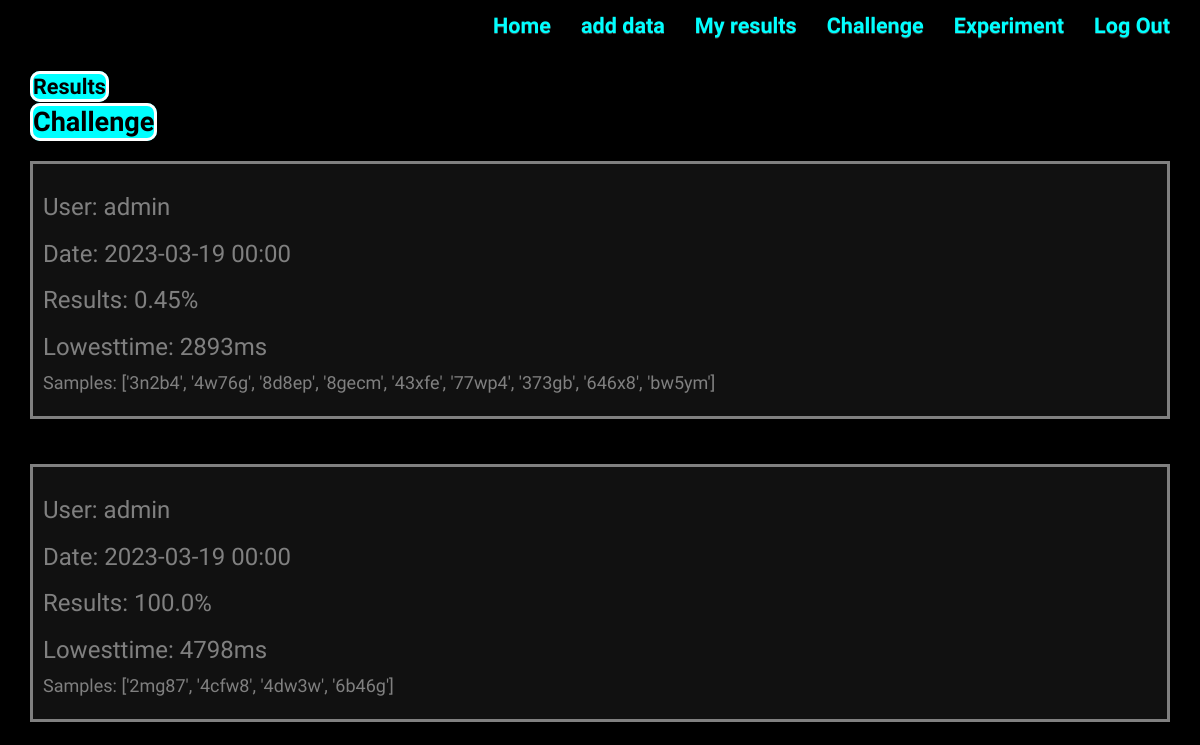
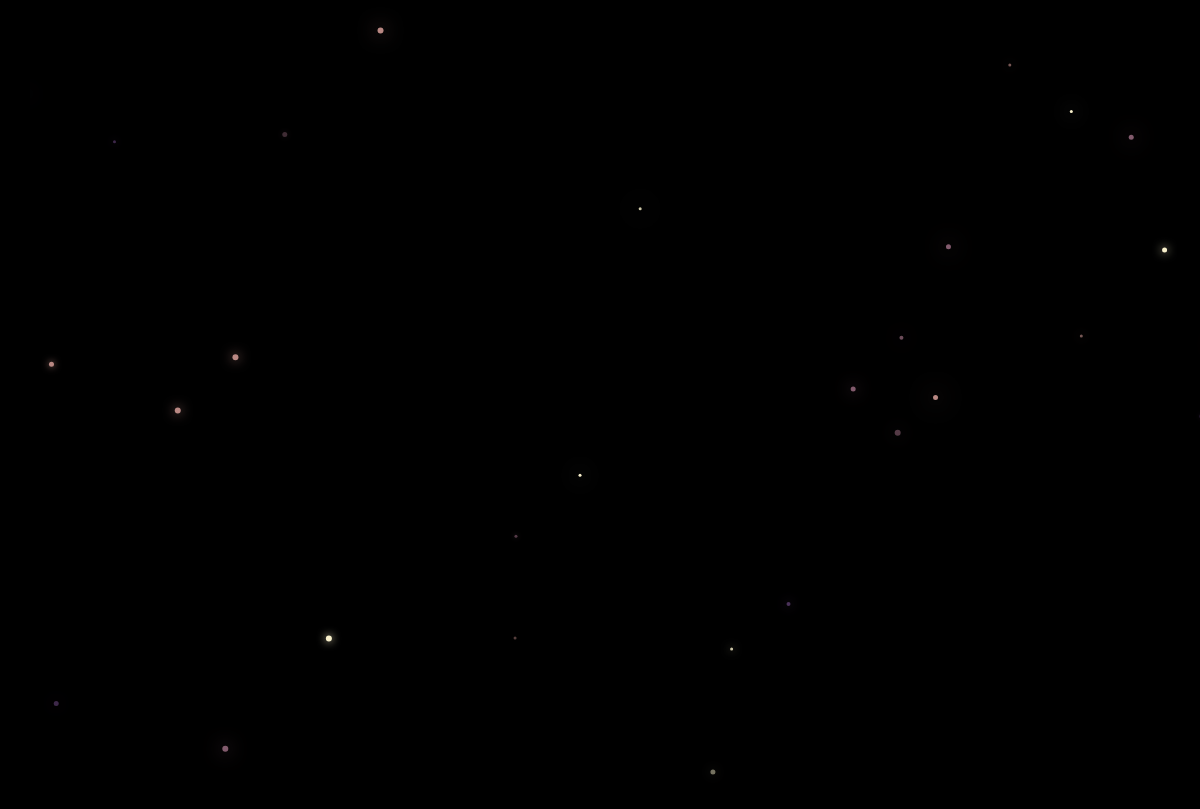
The page /image/chall_list/ (signed in) on the database as committed earlier (2 pictures, top to bottom).
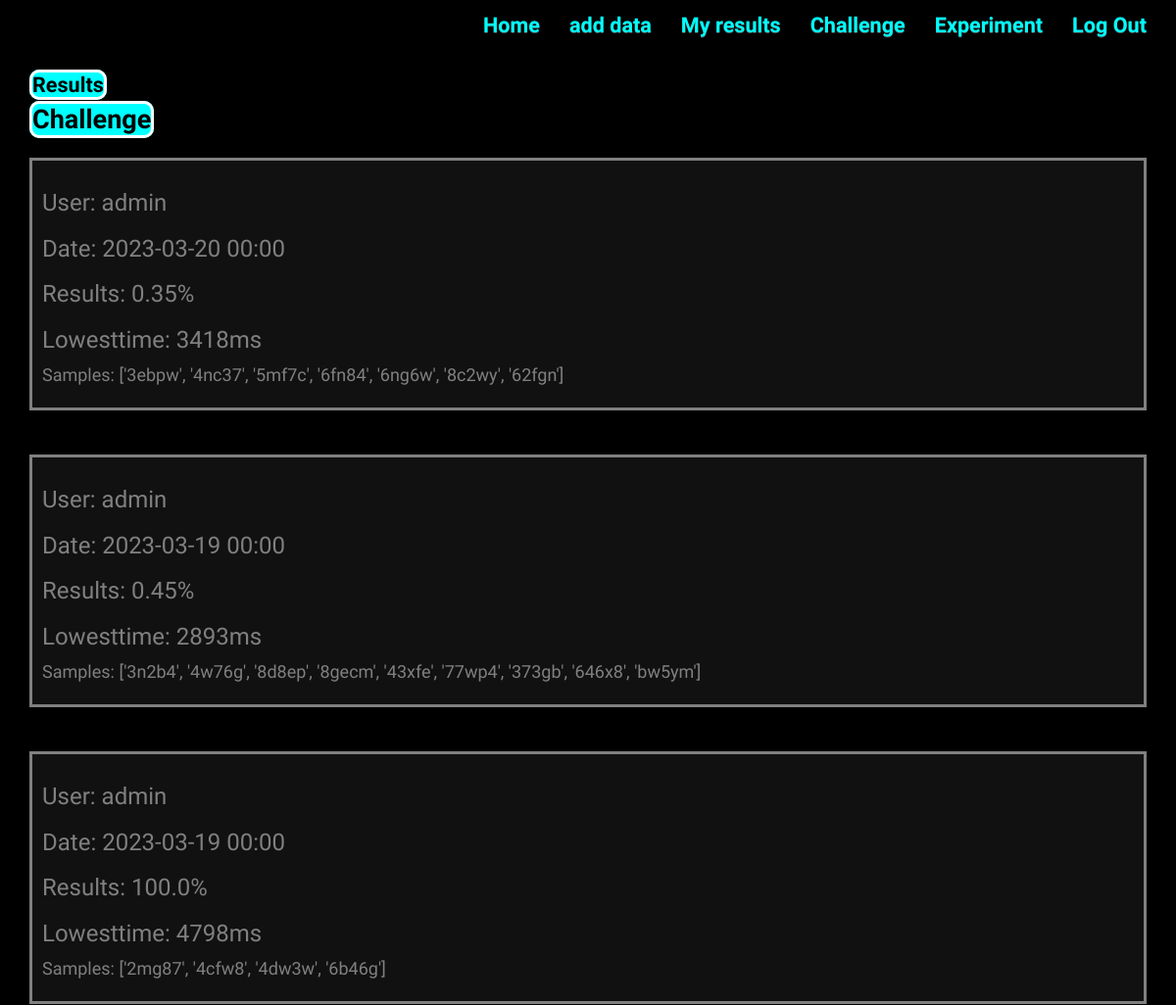
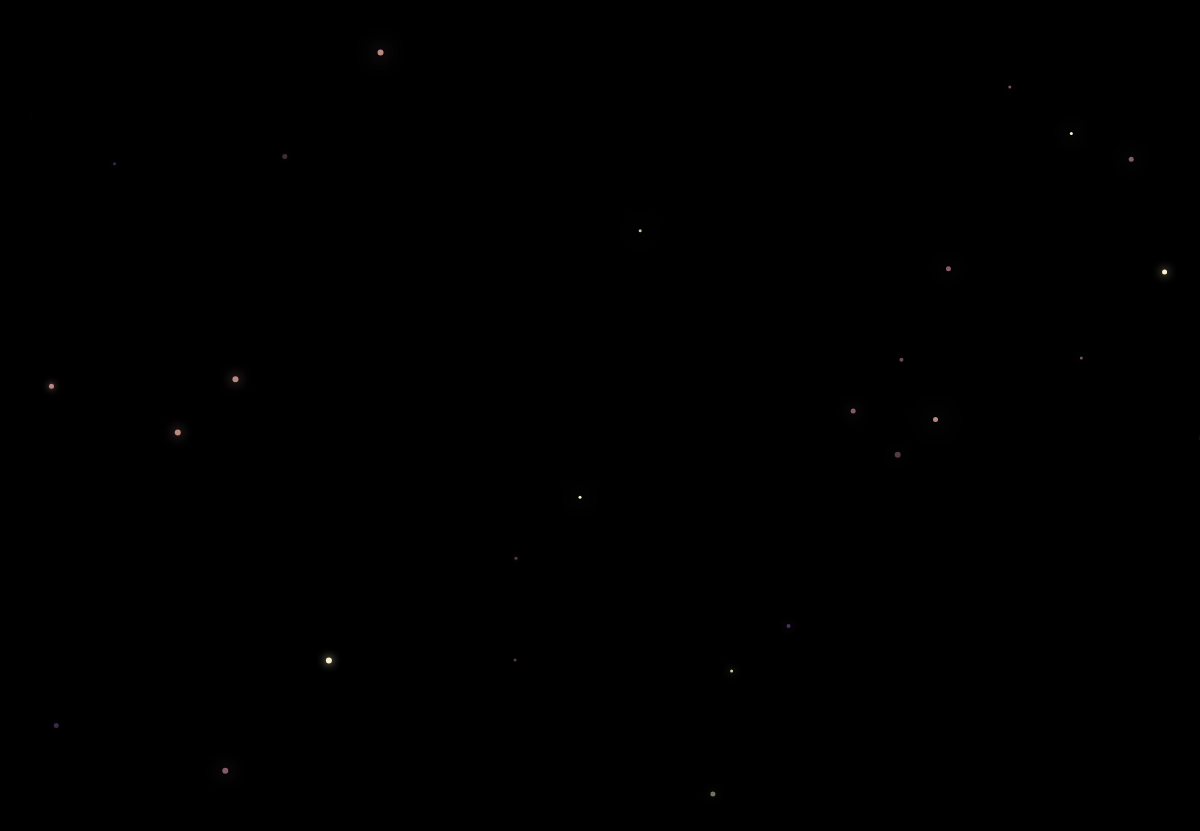
The same page on the database as committed later (2 pictures, top to bottom).
### app/models.py (models this page shows, shortened)
class Experiment(models.Model):
    user_id = models.ForeignKey(User, on_delete=models.CASCADE, null=False)
    date = models.DateTimeField(auto_now_add=True)
    pass_rate = models.FloatField(default=0, null=True)
    samples = models.CharField(max_length=256, default=None, null=False)
    duration = models.IntegerField(null=True, default=500)
    challenge = models.BooleanField(default=False)

### accounts/models.py (models this page shows)
class User(AbstractUser):
    birth_day = models.IntegerField(null=True, blank=True)
    sex = models.CharField(choices=SEX_CHOICES, max_length=10, default=None)
    ailments = models.TextField(default='', max_length=1000)
    def __str__(self):
        return f"{self.username}"

### app/views.py (the view)
# urls.py: path('chall_list/', login_required(ChallengeListView.as_view()), name='chall_list'),
class ChallengeListView(LoginRequiredMixin, ListView):
    model = Experiment
    template_name = 'app/challenge_list.html'
    context_object_name = 'challenge_list'
    def get_queryset(self):
        qs = Experiment.objects.filter(user_id=self.request.user, challenge=True)
        qs = qs.order_by('-id')
        return qs

### app/templates/app/challenge_list.html (shortened to what this page needs)
{% extends "app/result_list.html" %}
{% block results %}
{%  for item in object_list %}
<div class="card card-inverse" style="margin-top:20px">
  <div class="card-block main-card">
    <h3 class="card-title">User: {{item.user_id}}</h3>
    <h3 class="card-title">Date: {{item.date|date:"Y-m-d  H:i"}} </h3>
    <h3 class="card-title">Results: {{item.pass_rate}}% </h3>
    <h3 class="card-title">Lowesttime: {{item.duration}}ms</h3>
    <p class="card-text"> Samples:  {{item.samples}}
</div>
{% endfor %}
{% endblock %}

Rows that differ between the two databases and show on the page:
added Experiment: user_id "admin", date "2023-03-20 00:00", pass_rate "0.35", duration "3418", samples "['3ebpw', '4nc37', '5mf7c', '6fn84', '6ng6w', '8c2wy', '62fgn']"
